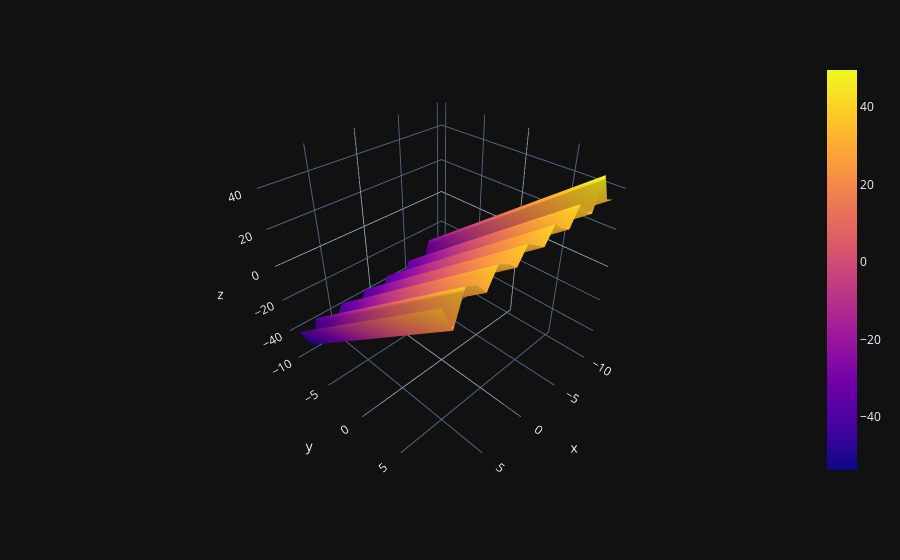

Notebook cell for this chart:
### Code cell
import plotly.express as px
import plotly.graph_objs as go

fig = px.scatter_3d()

fig.add_trace(go.Surface(x=xx, y=yy, z=zz))

fig.show()

### Figure 1 — Plotly figure (JSON) as saved in the notebook; plotly's stock layout.template omitted (floating-point values rounded to 4 significant figures; data arrays with more than 128 entries replaced by an {"elided": "..."} marker saying what was removed)
{"data": [{"hovertemplate": "<extra></extra>", "legendgroup": "", "marker": {"color": "#636efa", "symbol": "circle"}, "mode": "markers", "name": "", "scene": "scene", "showlegend": false, "type": "scatter3d"}, {"x": {"elided": "20x20 float values"}, "y": {"elided": "20x20 float values"}, "z": {"elided": "20x20 float values"}, "type": "surface"}], "layout": {"scene": {"domain": {"x": [0.0, 1.0], "y": [0.0, 1.0]}}, "legend": {"tracegroupgap": 0}, "margin": {"t": 60}}}
